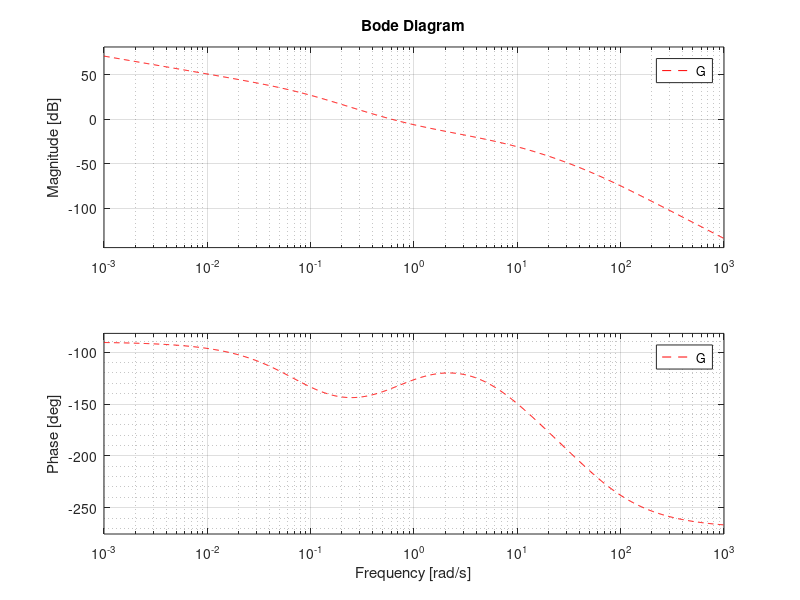

MATLAB code for this plot: (Note: this script raises an error after producing the figure.)
%% ECE411 Lag compensation
clear all
clc

s=tf('s');
Gs=5/(s*(1+s/10)*(1+s/50));
a=12.3; b=.68; w1=.08;
Gc=(1/a)*((s+b)/(s+w1));
G=Gc*Gs;
h=figure(1);clf
hold on
bode(Gs,'k');
bode(G,'r--');
grid minor
%%
ax = findall (h, 'type', 'axes');% Return the handles to all objects of type = axes
pl = findall (h, 'type', 'line');% Return the handles to all objects of type = line

% phase crossover
vline = refline(ax(3),[0 0]);
vline.YData=[-140 80];
vline.XData=[4.54 4.54];
vline.Color = 'k';
set(vline,'LineStyle','--')
v2line = refline(ax(2),[0 0]);
v2line.YData=[-270 -90];
v2line.XData=[4.54 4.54];
v2line.Color = 'k';
set(v2line,'LineStyle','--')
% gain crossovers
vline = refline(ax(3),[0 0]);
vline.YData=[-140 80];
vline.XData=[.605 .605];
vline.Color = 'k';
set(vline,'LineStyle','--')
v2line = refline(ax(2),[0 0]);
v2line.YData=[-270 -90];
v2line.XData=[.605 .605];
v2line.Color = 'k';
set(v2line,'LineStyle','--')
% 
% vline = refline(ax(3),[0 0]);
% vline.YData=[-140 40];
% vline.XData=[2 2];
% vline.Color = 'k';
% set(vline,'LineStyle','--')
% v2line = refline(ax(2),[0 0]);
% v2line.YData=[-270 -90];
% v2line.XData=[2 2];
% v2line.Color = 'k';
% set(v2line,'LineStyle','--')

set(ax(3),'YLim', [-100 80],'YTick',[-100 -80 -60 -42.7 -21.6 -10 0 20 40 60 80]) % Set mag axis
set(ax(2),'YLim', [-270 -90],'YTick',[-270 -225 -180 -135 -119.6 -90])  % Set phase axis

text(ax(3),.03, 12, 'Compensated $\nearrow$', 'Interpreter', 'latex')
text(ax(3),.05, 45, '$\swarrow$ Uncompensated ', 'Interpreter', 'latex')
text(ax(3),5, 3.8, '$\swarrow \omega_{cg}$', 'Interpreter', 'latex')

%% Plot the compensation - doctor this up in a bit
h2=figure(2);clf
a=12.3; b=.68; w1=.08;
Gc=(1/a)*((s+b)/(s+w1));
bode(Gc,'--')
grid minor

ax = findall (h2, 'type', 'axes');% Return the handles to all objects of type = axes
pl = findall (h2, 'type', 'line');% Return the handles to all objects of type = line
ww1=.055;
% gain crossovers
vline = refline(ax(3),[0 0]);
vline.YData=[-140 80];
vline.XData=[a*w1 a*w1];
vline.Color = 'k';
set(vline,'LineStyle','--')
v2line = refline(ax(2),[0 0]);
v2line.YData=[-60 0];
v2line.XData=[a*w1 a*w1];
v2line.Color = 'k';
set(v2line,'LineStyle','--')
vline = refline(ax(3),[0 0]);
vline.YData=[-140 80];
vline.XData=[ww1 ww1];
vline.Color = 'k';
set(vline,'LineStyle','--')
v2line = refline(ax(2),[0 0]);
v2line.YData=[-60 2];
v2line.XData=[ww1 ww1];
v2line.Color = 'k';
set(v2line,'LineStyle','--')

set(ax(3),'YTick',[-25 -21.798 -15 -10 -5 0], 'YTickLabel',{'','-20log(\alpha)','','' ,'','0'}) % Set mag axis
set(ax(2),'YTick',[-60 -30 0], 'YTickLabel',{'' ,'','0'}) % Set mag axis
newXTicks=ax(3).XTick;
newXTicks(end+1)=ww1;
newXTicks(end+1)=a*w1;
newXTicks(end+1)=.242;
newXTicks = sort(newXTicks);
set(ax(2),'XTick',newXTicks,'XTickLabel',{'','','\omega_1','','\phi_{max}','\alpha\omega_1'}) % Set mag axis
set(ax(3),'XTick',newXTicks,'XTickLabel',{'','','\omega_1','','\phi_{max}','\alpha\omega_1'}) % Set mag axis
